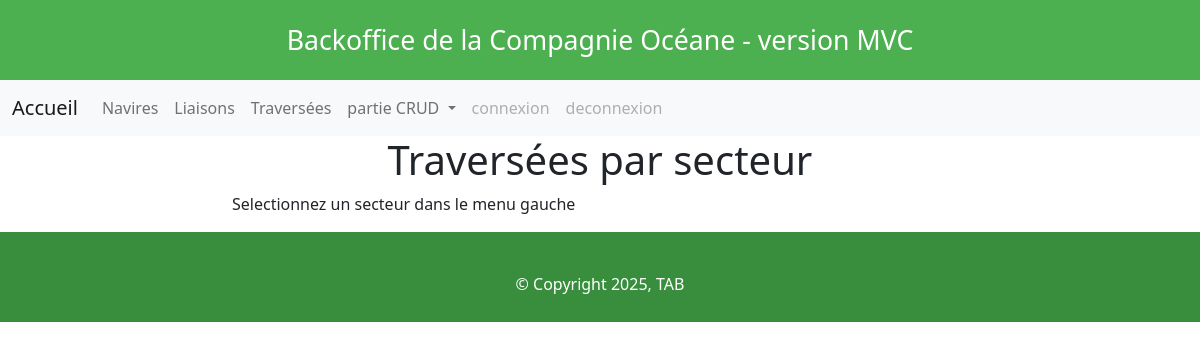
The app's page /site/index.php?p=afficheTraversees, older data.
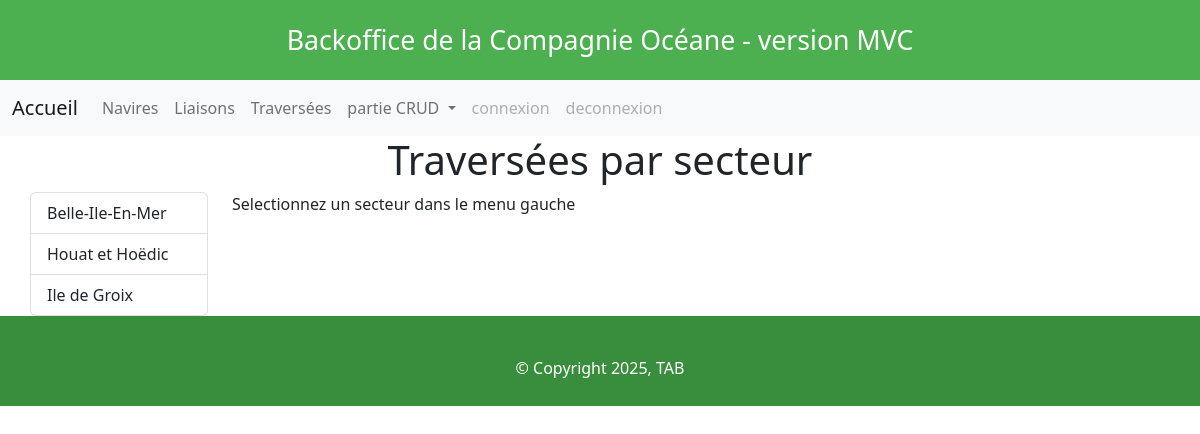
The same page, newer data.
### tables this page shows
CREATE TABLE `secteur` (
  `id` tinyint(3) unsigned NOT NULL,
  `nom` varchar(100) NOT NULL,
  `photo` varchar(100) NOT NULL,
  `description` text NOT NULL,
  `url` varchar(250) DEFAULT NULL,
  PRIMARY KEY (`id`)
);

### site/modele/secteur_modele.php (called while the page is built, shortened)
<?php
function getSecteurs() : array{
    $resultat = array();
    try {
        $connexion = getPDO();
        $req = $connexion->prepare("SELECT * FROM secteur");
        $req->execute();
        $ligne = $req->fetch(PDO::FETCH_ASSOC);
        while ($ligne) {
            $resultat[] = $ligne;
            $ligne = $req->fetch(PDO::FETCH_ASSOC);
        }
    } catch (PDOException $e) {
        print "Erreur !: " . $e->getMessage();
        die();
    }
    return $resultat;
}

### site/controleur/traversee_controleur.php (called while the page is built, shortened)
<?php
include_once __DIR__ . '/../modele/secteur_modele.php';
function afficherTraversees() : array {
    $secteurSelectionne = null;
    $lesLiaisons = null;
    $liaisonSelectionnee = null;
    $date = null;
    $lesTraversees = null;
    $placesCapacite = null;
    return [
        'view' => __DIR__ . '/../vue/afficheTraversees_vue.php',
        'data' => [
            'lesTraversees' => $lesTraversees,
            'secteurSelectionne' => $secteurSelectionne,
            'lesLiaisons' => $lesLiaisons,
            'liaisonSelectionnee' => $liaisonSelectionnee,
            'dateTraversee' => $date,
            'placesCapacite' => $placesCapacite,
            'lesCategories' => getCategories(),
            'lesSecteurs' => getSecteurs()
        ]
    ];
}

### site/vue/afficheTraversees_vue.php (the view, shortened to what this page needs)
<?php
$title = "Traversées par secteur";
?>
<h1 class="page-header text-center"><?= $title ?></h1>
<div class="row">
  <div class="list-group col-2" >
  <?php foreach ($lesSecteurs as $secteur){
      $active = "";
  ?>
      <a href="?p=afficheTraversees&secteur=<?=$secteur['id']?>" class="list-group-item list-group-item-action <?=$active?>">
      <?=$secteur['nom']?>
    </a>
  <?php
  }
  ?>
  </div>
  <div class="col">
    <?php
      if (!isset($_GET['secteur'])){
      ?>
        <p>Selectionnez un secteur dans le menu gauche </p>
      <?php
      }
    ?>
<?php
$content = ob_get_clean();
include_once 'layout.php';

### site/index.php (shortened to what this page needs)
<?php
function chargerVue(array $response) {
    $vue = $response['view'];
    $data = $response['data'];
    extract($data);
    include $vue;
}
$routes = [
    'accueil' => function () {
        include "vue/accueil_vue.php";
    },
    '404' => function () {
        include "vue/404_vue.php";
    },
    'afficheBateau' => function () {
        include_once "controleur/bateau_controleur.php";
        $response = afficherBateaux();
        chargerVue($response);
    },
    'afficheLiaisons' => function () {
        include_once "controleur/liaison_controleur.php";
        $response = afficherLiaisons();
        chargerVue($response);
    },
    'afficheTraversees' => function () {
        include_once "controleur/traversee_controleur.php";
        $response = afficherTraversees();
        chargerVue($response);
    },
    'afficherCRUDBateau' => function () {
        include_once "controleur/bateau_controleur.php";
        $response = afficherCRUDBateaux();
        chargerVue($response);
    },
    'chargerModaleBateau' => function () {
        include_once "controleur/bateau_controleur.php";
        if (isset($_POST['action'])) {
            $action = $_POST['action'];
            $id = $_POST['id'] ?? null;
            $response = ChargerModale($action, $id);
            chargerVue($response);
        }
        exit;
    },
    'actionCRUDBateau' => function () {
        include_once "controleur/bateau_controleur.php";
        $action = $_GET['action'] ?? null;
        switch ($action) {
            case 'add':
                ajouterBateau();
                break;
            case 'edit':
                $nom = $_POST['nom'];
                $id = $_POST['id'];
                modifierBateau($id, $nom);
                break;
            case 'delete':
                supprimerBateau();
                break;
            default:
                echo "Action non reconnue.";
                break;
        }
    }
];
if (isset($_GET['p'])) {
    $page = $_GET['p'];
} else {
    $page = 'accueil';
}
if (array_key_exists($page, $routes)) {
    $routes[$page]();
} else {
    $routes['404']();
}

### site/vue/layout.php (shortened to what this page needs)
<!doctype html>
<html lang="fr">
<head>
	<link href="css/style.css" rel="stylesheet" type="text/css" />
    <link href="https://cdn.jsdelivr.net/npm/bootstrap@5.2.3/dist/css/bootstrap.min.css" rel="stylesheet">
	<link href="https://cdn.datatables.net/1.13.1/css/dataTables.bootstrap5.min.css" rel="stylesheet" >
	<link rel="stylesheet" href="https://cdn.jsdelivr.net/npm/bootstrap-icons@1.10.2/font/bootstrap-icons.css">
</head>
<body>
	<header>
        Backoffice de la Compagnie Océane - version MVC
	</header>
	<nav class="navbar navbar-expand-lg navbar-light bg-light">
        <div class="container-fluid">
            <a class="navbar-brand" href="index.php?">Accueil</a>
            <div class="collapse navbar-collapse" id="navbarSupportedContent">
            <ul class="navbar-nav me-auto mb-2 mb-lg-0">
                <li class="nav-item">
                    <a class="nav-link" aria-current="page" href="index.php?p=afficheBateau">Navires</a>
                </li>
                <li class="nav-item">
                    <a class="nav-link" href="index.php?p=afficheLiaisons">Liaisons</a>
                </li>
                <li class="nav-item">
                    <a class="nav-link" href="index.php?p=afficheTraversees">Traversées</a>
                </li>
                <li class="nav-item dropdown">
                <a class="nav-link dropdown-toggle" href="#" id="navbarDropdown" role="button" data-bs-toggle="dropdown" aria-expanded="false">
                    partie CRUD
                </a>
                </li>
                <li class="nav-item">
                    <a class="nav-link disabled" href="index.php?p=connexion" tabindex="-1" aria-disabled="true">connexion</a>
                </li>
                <li class="nav-item">
                    <a class="nav-link disabled" href="index.php?p=deconnexion" tabindex="-1" aria-disabled="true">deconnexion</a>
                </li>
            </ul>
            </div>
        </div>
	</nav>
	<div class="container">
    <main>
        <?= $content ?? '' ?>
    </main>
    </div>
<footer class="page-footer font-small blue pt-4"">
    <div class="footer-copyright text-center py-3">© Copyright 2025, TAB
    </div>
</footer>
</body>
</html>

### site/css/style.css (style rules this page uses)
:root { --primary-color: #4CAF50; --secondary-color: #388E3C; --accent-color: #C8E6C9; --text-color: #FFFFFF; --text-dark: #333333; }
body { font-family: 'Roboto', sans-serif; margin: 0; padding: 0; background-color: var(--accent-color); color: var(--text-dark); }
header { background-color: var(--primary-color); color: var(--text-color); font-size: 20pt; text-align: center; padding: 20px 0; box-shadow: 0 4px 6px rgba(0, 0, 0, 0.1); }
footer.page-footer { background-color: var(--secondary-color); color: var(--text-color); padding: 10px; text-align: center; font-size: 12pt; }
a { color: var(--primary-color); text-decoration: none; transition: color 0.3s ease; }

Row changes from the older to the newer data that the page shows:
added secteur: nom "Belle-Ile-En-Mer"
added secteur: nom "Houat et Hoëdic"
added secteur: nom "Ile de Groix"
